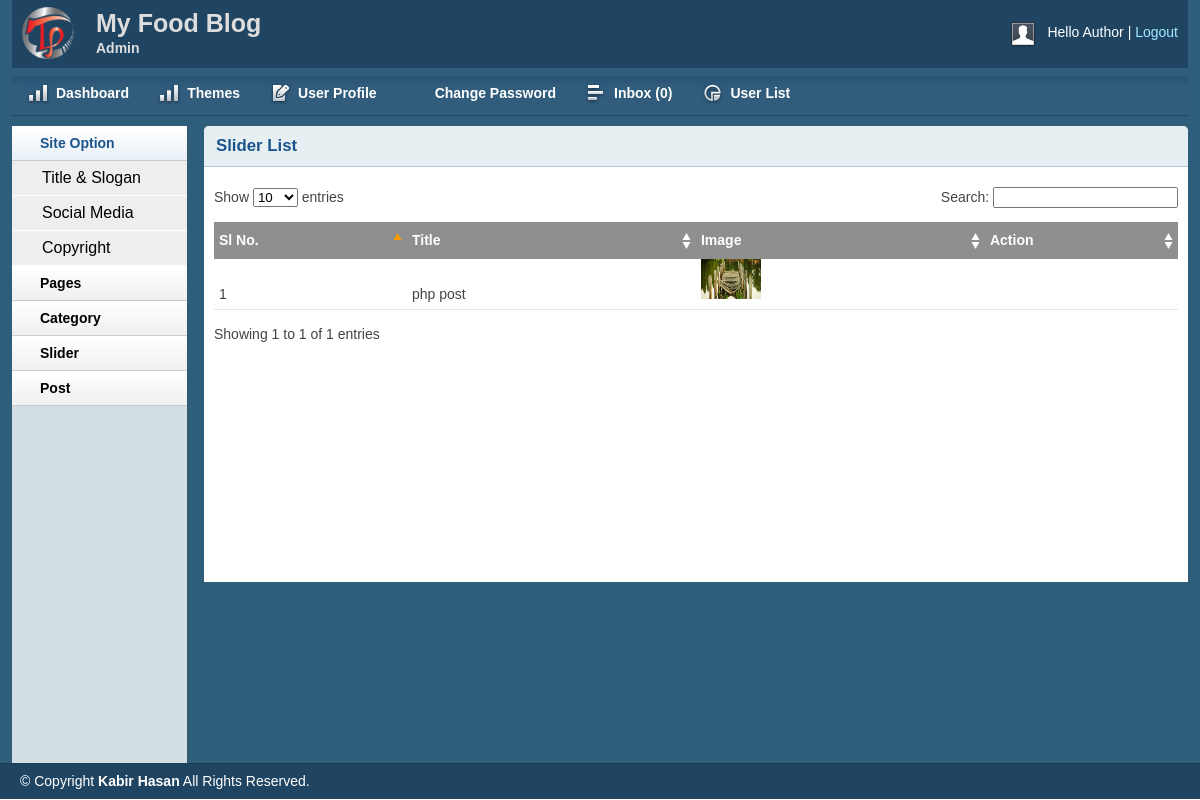
Screenshot of /admin/sliderlist.php (signed in) with the database file from the repository.
### tables this page shows
CREATE TABLE `slider` (
  `id` int(11) NOT NULL,
  `slider_title` varchar(255) NOT NULL,
  `slider_image` varchar(255) NOT NULL
);

### lib/Database.php (called while the page is built, shortened)
<?php
Class Database{
	public $host   = DB_HOST;
	public $user   = DB_USER;
	public $pass   = DB_PASS;
	public $dbname = DB_NAME;
	public $link;
	private function connectDB(){
	$this->link = new mysqli($this->host, $this->user, $this->pass, $this->dbname);
 }
	public function select($query){
		$result = $this->link->query($query) or die($this->link->error.__LINE__);
		if($result->num_rows > 0){
			return $result;
		} else {
			return false;
		}
	}
}

### admin/sliderlist.php (the view, shortened to what this page needs)
<?php include 'inc/a_header.php'; ?>
<?php include 'inc/a_sidebar.php'; ?>
        <div class="grid_10">
            <div class="box round first grid">
                <h2>Slider List</h2>
                <div class="block">
                    <table class="data display datatable" id="example">
                    <thead>
                        <tr>
                            <th width="20%">Sl No.</th>
                            <th width="30%">Title</th>
                            <th width="30%">Image</th>
                            <th width="20%">Action</th>
                        </tr>
                    </thead>
                    <tbody>
                        <?php
        $query = "SELECT * FROM slider";
        $slider = $db->select($query);
        if ($slider) {
            $i=0;
            while ( $result = $slider->fetch_assoc()) {
                $i++;
             ?>
                        <tr class="odd gradeX">
                            <td><?php echo $i;?></td>
                            <td><?php echo $result['slider_title'];?></td>
                            <td><img src="<?php echo $result['slider_image'];?>" alt="" height="40px" width="60px"></td>
                            <td>
                            </td>
                        </tr>
                    <?php }}?>
                    </tbody>
                </table>
               </div>
            </div>
        </div>
         <?php include 'inc/a_footer.php'; ?>

### admin/css/layout.css (style rules this page uses)
body { background: #fff none repeat scroll 0 0; color: #444; font-size: 14px; padding: 0; }
h1, h2, h3, h4, h5, h6 { line-height:1.2em; margin-bottom:.3em; }
h2 { margin-top:1em; }
.box { background:#fff; margin-bottom:20px; padding:10px 10px 10px 10px; margin-left:-8px; }
.box.grid { padding-bottom:40px; }
.box.round { -moz-border-radius: 5px 5px 0px 0px; -webkit-border-radius: 5px 5px 0px 0px; border-radius: 5px 5px 0px 0px; }
.box h2 { font-size:1.2em; font-weight:bold; color:#1B548D; background:#E6F0F3; margin:-10px -10px 0 -10px; padding:10px 12px; border-bottom:1px solid #B3CBD6; -moz-border-radius: 5px 5px 0px 0px; -webkit-border-radius: 5px 5px 0px 0px; border-radius: 5px 5px 0px 0px; }
.box.first { min-height: 406px; }
.block { padding-top:20px; }
.block { padding-bottom:1px; }
table.display { margin: 0 auto; clear: both; width: 100%; }
.sorting_asc { background: #8f8f8f url(../img/table/sort_asc.png) no-repeat center right; padding:8px 5px; text-align:left; color:#fff; }
.sorting { background:#8f8f8f url(../img/table/sort_both.png) no-repeat center right; padding:8px 5px; text-align:left; color:#fff; }
tr.odd { height: 30px; line-height: 30px; border-bottom:1px solid #e6e6e6; }
tr.odd td, tr.even td { padding-left:5px; }

### rows the page displays
slider: slider_title "php post", slider_image (picture)

### other values shown
Session::get('name') "Author"
